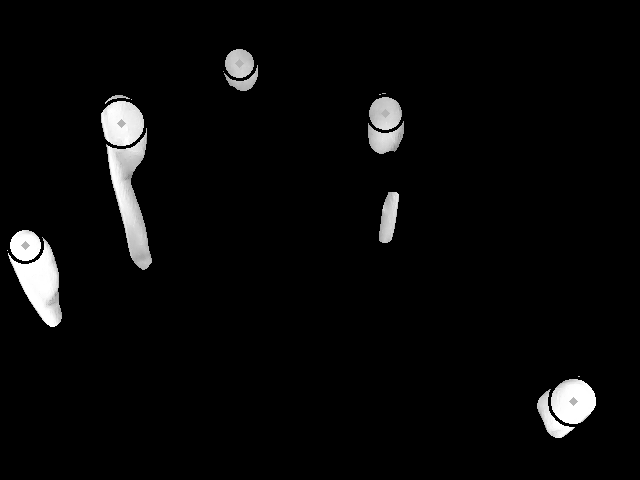
#> input picture evidencias/jes1.png, 640 x 480 px, given in place of the camera
$ python seguirDedos.py
#> lines starting #> are read from the running program, lines starting #| are printed output that depends on the picture; after the words box and inside, x2 and y2 are one past the last pixel; in counts of white or black regions, pixels touching at a corner belong together
#> further down, frame is the input picture: shape (480, 640, 3); min 0, max 255, mean 9.3
### tools.py
import cv2
import numpy as np
from scipy.spatial import distance as dist

def dibujar_circulos(info, cimg):
    circulos = np.uint16(np.around(info, out=None))

    for i in circulos[0,:]:
        # dibujar circulo exterior
        cv2.circle(cimg,(i[0],i[1]),i[2],(255,255,255),2)
        # dibujar centro
        cv2.circle(cimg,(i[0],i[1]),2,(20,20,20),3)

# [35 lines left out: functions ordenar, guardar_img, trazar_lineas, not called in this run]

def umbralizar(frame):
        mediana = cv2.medianBlur(frame, 23)

        gris = cv2.cvtColor(mediana, cv2.COLOR_BGR2GRAY)
        _, umbral = cv2.threshold(gris, 165, 255, cv2.THRESH_BINARY)
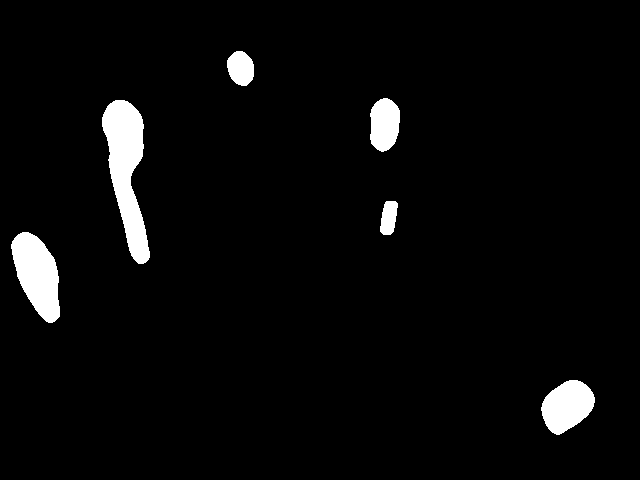
#> umbral: shape (480, 640); 3.8% white; 6 white regions, box (x1, y1, x2, y2) and area: (102, 100, 150, 264) 4199, (11, 232, 60, 323) 2870, (541, 380, 595, 435) 2031, (370, 98, 400, 152) 1295, (227, 51, 254, 86) 733, (380, 201, 398, 235) 467

        res = cv2.bitwise_and(frame, frame, mask=umbral)
        res = cv2.cvtColor(res, cv2.COLOR_BGR2GRAY)
#> res: shape (480, 640)
        return res

trackerTypes = ['BOOSTING', 'MIL', 'KCF','TLD', 'MEDIANFLOW', 'GOTURN', 'MOSSE', 'CSRT']

# [26 lines left out: function createTrackerByName, not called in this run]

### seguirDedos.py
import cv2
import numpy as np

from tools import *

cap = cv2.VideoCapture(0) #Seleccionar la camara, 0 camara del equipo, 1 para camera conectada.
circulos_arr = []
circulos = []
trackerType = 'CSRT'

while True:
    _, frame = cap.read() #tomar frames

    res = umbralizar(frame)

    circulo = cv2.HoughCircles(res,cv2.HOUGH_GRADIENT,2,50,
                                param1=150,param2=36,minRadius=0,maxRadius=30)
#> circulo = [[383, 137, 12.4], [561, 411, 19.2], [235, 69, 19.2], [31, 251, 10.4]]

    if circulo is not None:
        dibujar_circulos(circulo, res)
#> in dibujar_circulos, `circulos = np.uint16(np.around(info, out=None))`: circulos = [[383, 137, 12], [561, 411, 19], [235, 69, 19], [31, 251, 10]]
#> the loop in dibujar_circulos, `for i in circulos[0,:]:` made 4 passes
        if circulo.size == 15:
            circulo = np.uint16(np.around(circulo, out=None))
            circulos_arr = ordenar(circulo)
            for vect in circulos_arr:
                vect = np.insert(vect, 3, vect[2]+1)
                print(vect)
                circulos.append(tuple(vect))
            print(circulos)
            break

    cv2.imshow('frame', frame)
    cv2.imshow('circulos detectados',res)

    k = cv2.waitKey(1)
#> (key Esc is pressed here)

    if k%256 == 113:
        # Salir
        print("Cerrando...")
        break


# Crear objeto MultiTracker
multiTracker = cv2.MultiTracker_create()

# Inicializar MultiTracker
for circ in circulos:
    multiTracker.add(createTrackerByName(trackerType), frame, circ)

while cap.isOpened():
    success, frame = cap.read()
    if not success:
      break

    res = umbralizar(frame)

    success, circs = multiTracker.update(res)

    # dibujar circulos
    for i, newbox in enumerate(circs):
        centroide = (int(newbox[0]), int(newbox[1]))
        cv2.circle(frame,centroide,int(newbox[2]),(120,120,120),2)
        cv2.circle(res,centroide,int(newbox[2]),(0,0,0),2)

    # Mostrar frame
    cv2.imshow('MultiTracker', frame)
    cv2.imshow('circulos detectados',res)

    # salir con botón ESC
    if cv2.waitKey(1) & 0xFF == 27:  # Esc pressed
      break

$ run again, on evidencias/jes2.png
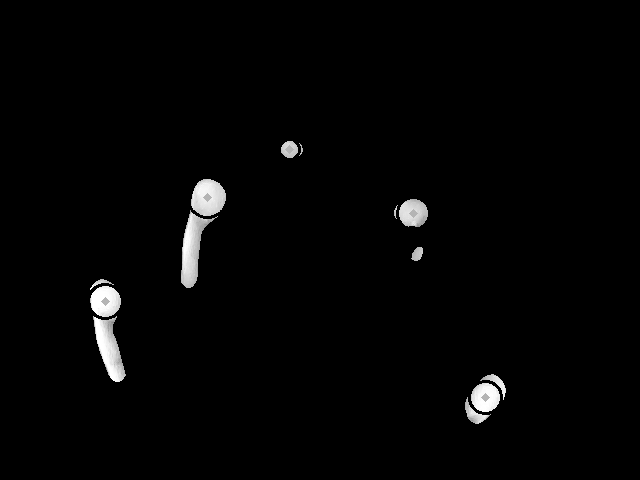
#> input picture evidencias/jes2.png, 640 x 480 px, given in place of the camera
#> frame is the input picture: shape (480, 640, 3); min 0, max 255, mean 4.5
#> in umbralizar, `_, umbral = cv2.threshold(gris, 165, 255, cv2.THRESH_BINARY)`:
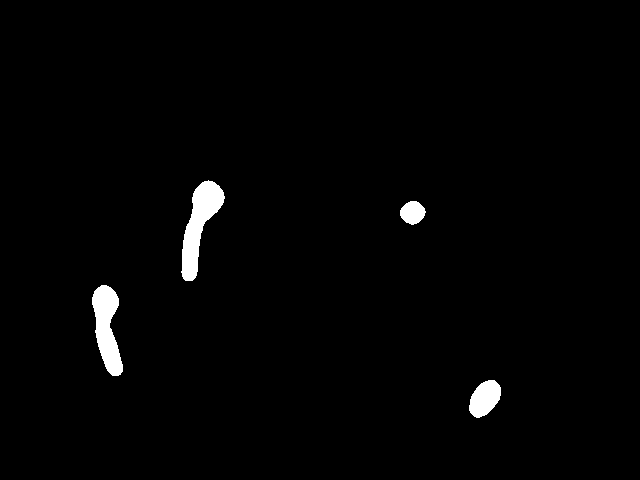
#> umbral: shape (480, 640); 1.6% white; 4 white regions, box (x1, y1, x2, y2) and area: (181, 180, 225, 281) 1986, (92, 285, 123, 376) 1693, (469, 380, 501, 418) 847, (400, 201, 426, 225) 450
#> circulo = None

$ run again, on evidencias/jes3.png
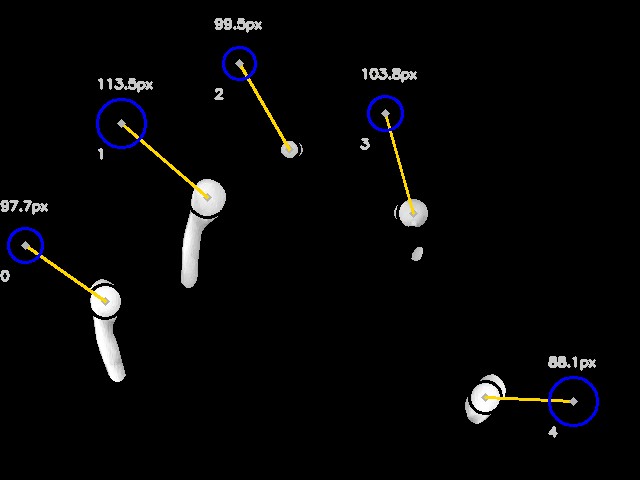
#> input picture evidencias/jes3.png, 640 x 480 px, given in place of the camera
#> frame is the input picture: shape (480, 640, 3); mean B, G, R 7.4, 6.9, 7.1
#> in umbralizar, `mediana = cv2.medianBlur(frame, 23)`:
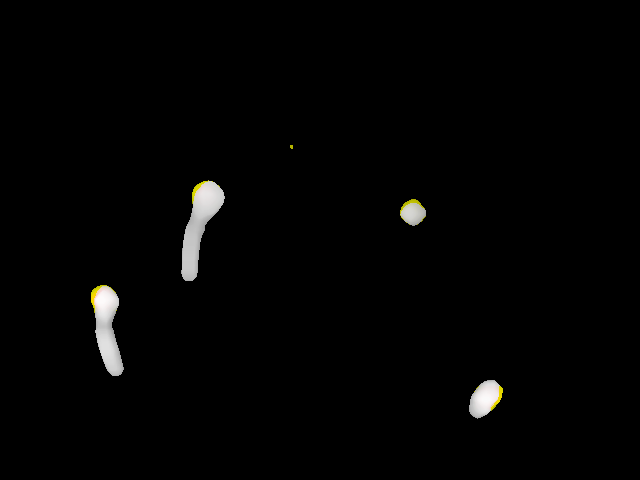
#> mediana: shape (480, 640, 3); mean B, G, R 3.3, 3.5, 3.6
#> in umbralizar, `_, umbral = cv2.threshold(gris, 165, 255, cv2.THRESH_BINARY)`:
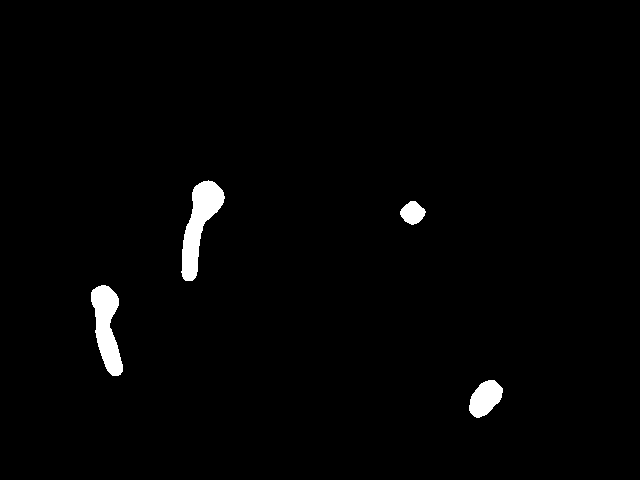
#> umbral: shape (480, 640); 1.6% white; 4 white regions, box (x1, y1, x2, y2) and area: (181, 180, 225, 281) 2010, (91, 285, 123, 376) 1712, (469, 380, 503, 418) 867, (400, 201, 426, 225) 421
#> circulo = [[205, 205, 13.4]]
#> circulos = [[205, 205, 13]]
#> the loop in dibujar_circulos, `for i in circulos[0,:]:` made 1 pass

$ run again, on evidencias/mic1.png
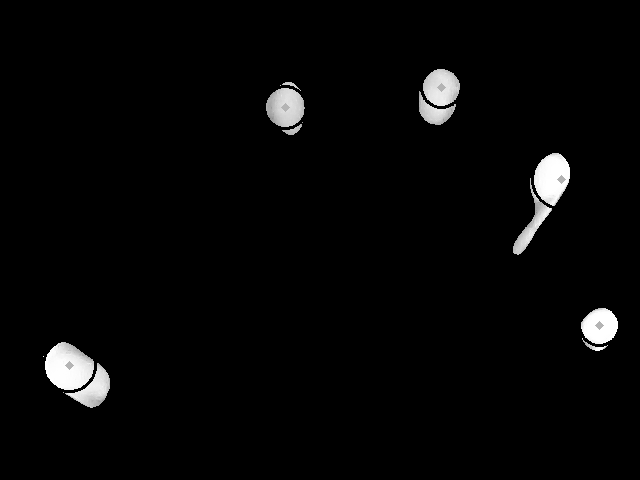
#> input picture evidencias/mic1.png, 640 x 480 px, given in place of the camera
#> frame is the input picture: shape (480, 640, 3); min 0, max 255, mean 6.4
#> in umbralizar, `_, umbral = cv2.threshold(gris, 165, 255, cv2.THRESH_BINARY)`:
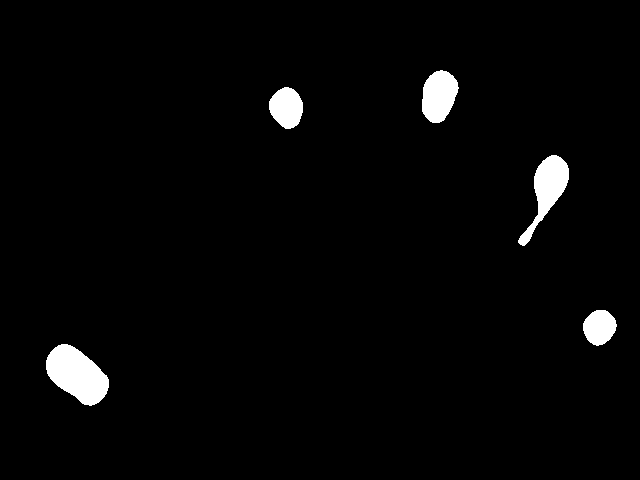
#> umbral: shape (480, 640); 2.5% white; 5 white regions, box (x1, y1, x2, y2) and area: (46, 344, 109, 406) 2481, (518, 155, 569, 246) 1724, (422, 70, 459, 123) 1441, (269, 87, 303, 129) 1064, (583, 310, 617, 346) 904
#> circulo = [[73, 371, 20], [543, 179, 24.2]]
#> circulos = [[73, 371, 20], [543, 179, 24]]
#> the loop in dibujar_circulos, `for i in circulos[0,:]:` made 2 passes
